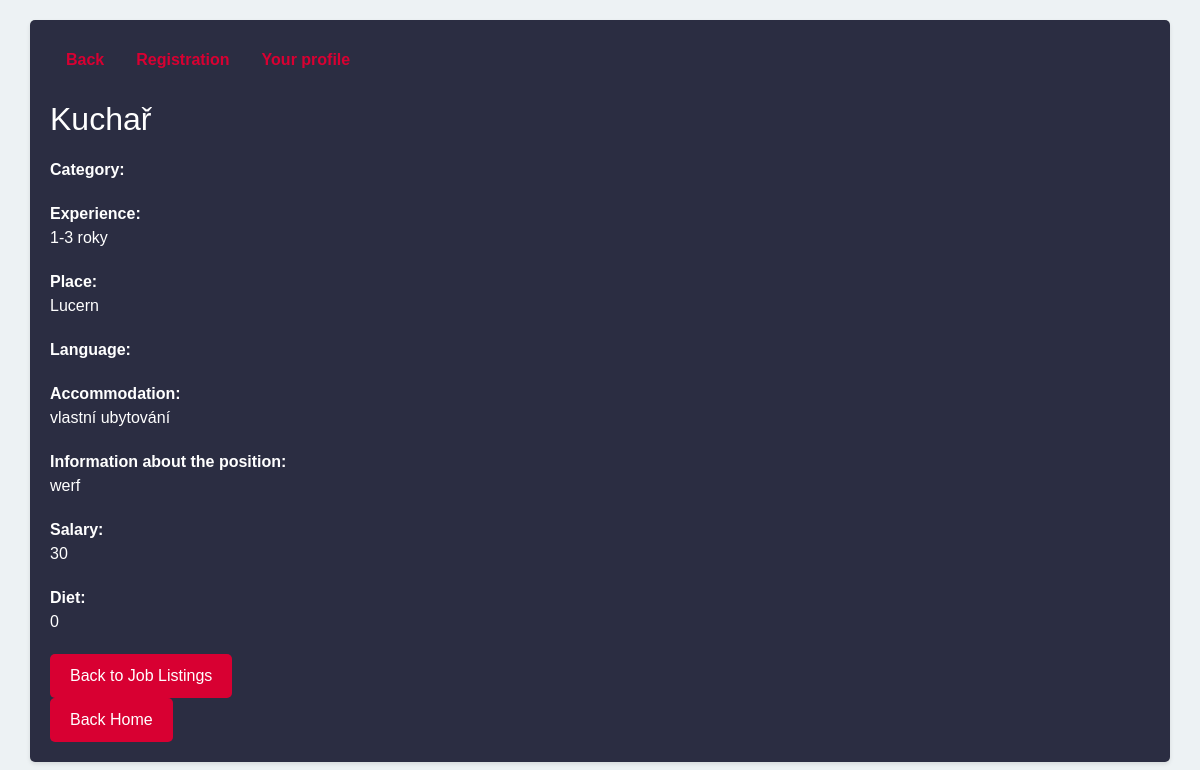
The page /job/4/ (signed in) on the database its author committed.
### jobapp/models.py (models this page shows, shortened)
class PostJob(models.Model):
    EXPERIENCE_CHOICES = [
        ('1-3 roky', '1-3'),
        ('4-6 let', '4-6'),
        ('6-9 let', '6-9'),
        ('10 a více let', '10 a více'),
    ]
    ACCOMMODATION_CHOICES = [
        ('vlastní ubytování', 'vlastní'),
        ('zajištěné ubytování', 'zajištěné'),
    ]
    author = models.ForeignKey("users.User", on_delete=models.CASCADE, default='')
    created_at = models.DateTimeField(auto_now_add=True)
    positions = models.ForeignKey(Position, related_name="position", on_delete=models.CASCADE)
    driving_licence = models.ManyToManyField(DrivingLicence, blank=True)
    experience = models.CharField(max_length=100, choices=EXPERIENCE_CHOICES, default='1-3')
    place = models.ForeignKey(Place, related_name="postjobs", on_delete=models.CASCADE, null=True)
    language = models.ManyToManyField(Language, related_name="language")
    accommodation = models.CharField(max_length=30, choices=ACCOMMODATION_CHOICES, default='')
    info_position = models.TextField()
    salary = models.IntegerField(choices=[(i, i) for i in range(100)], default=30)
    diet = models.IntegerField(choices=[(i, i) for i in range(31)], default=0)

class Position(models.Model):
    name_position = models.CharField(max_length=100)
    class Meta:
        ordering = ['name_position']
    def __str__(self):
        return self.name_position

class Place(models.Model):
    name_place = models.CharField(max_length=100)
    shortname = models.CharField(max_length=3)
    class Meta:
        ordering = ['name_place']
    def __str__(self):
        return self.name_place

### jobapp/views.py (the view)
# urls.py: path("job/<int:job_id>/", JobDetailView.as_view(), name='job-detail'),
class JobDetailView(LoginRequiredMixin, DetailView):
    model = PostJob
    template_name = "job-detail.html"
    context_object_name = 'job'
    def get_object(self):
        job_id = self.kwargs.get("job_id")
        return get_object_or_404(PostJob, id=job_id)

### jobapp/templates/job-detail.html (shortened to what this page needs)
<!DOCTYPE html>
<html lang="en">
<head>
    <link rel="stylesheet" href="https://stackpath.bootstrapcdn.com/bootstrap/4.5.2/css/bootstrap.min.css">
</head>
<body>
<div class="container">
    <ul class="nav">
        <li class="nav-item">
            <a class="nav-link" href="{% url 'homepage' %}">Back</a>
        </li>
        <li class="nav-item">
            <a class="nav-link" href="{% url 'registration' %}">Registration</a>
        </li>
        <li class="nav-item">
            <a class="nav-link" href="{% url 'profile' %}">Your profile</a>
        </li>
    </ul>
    <h2 class="text-justify">{{ job.positions }}</h2>
    <div class="job-details">
        <div class="job-label">Category:</div>
    </div>
    <div class="job-details">
        <div class="job-label">Experience:</div>
        <div>{{ job.experience }}</div>
    </div>
    <div class="job-details">
        <div class="job-label">Place:</div>
        <div>{{ job.place }}</div>
    </div>
    <div class="job-details">
        <div class="job-label">Language:</div>
    </div>
    <div class="job-details">
        <div class="job-label">Accommodation:</div>
        <div>{{ job.accommodation }}</div>
    </div>
    <div class="job-details">
        <div class="job-label">Information about the position:</div>
        <div>{{ job.info_position }}</div>
    </div>
    <div class="job-details">
        <div class="job-label">Salary:</div>
        <div>{{ job.salary }}</div>
    </div>
    <div class="job-details">
        <div class="job-label">Diet:</div>
        <div>{{ job.diet }}</div>
    </div>
    <div class="text-justify">
        <a class="new-ad-link" href="{% url 'all-jobs' %}">Back to Job Listings</a>
    </div>
    <div class="text-justify">
        <a class="new-ad-link" href="{% url 'homepage' %}">Back Home</a>
    </div>
</div>
</body>
</html>

### jobapp/templates/job-detail.html (style rules this page uses)
body { background-color: #EDF2F4; color: #FFFFFF; padding: 20px; font-family: Arial, sans-serif; }
.container { background-color: #2B2D42; border-radius: 5px; padding: 20px; box-shadow: 0 2px 4px rgba(0, 0, 0, 0.1); }
.nav-link { color: #D80032; font-weight: bold; }
.job-details { margin-bottom: 20px; }
.job-label { font-weight: bold; }
.new-ad-link { display: inline-block; color: #FFFFFF; background-color: #D80032; padding: 10px 20px; border-radius: 5px; text-decoration: none; transition: background-color 0.3s; }
h2 { color: #FFFFFF; margin-bottom: 20px; }
.nav { margin-bottom: 20px; }

### rows shown on the page
PostJob: positions "Kuchař", experience "1-3 roky", place "Lucern", accommodation "vlastní ubytování", info_position "werf", salary "30", diet "0"
